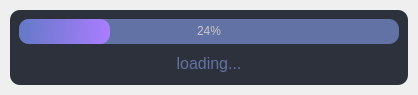
<?xml version="1.0" encoding="UTF-8"?>
<ui version="4.0">
 <class>SplashScreen</class>
 <widget class="QMainWindow" name="SplashScreen">
  <property name="geometry">
   <rect>
    <x>0</x>
    <y>0</y>
    <width>418</width>
    <height>95</height>
   </rect>
  </property>
  <property name="minimumSize">
   <size>
    <width>418</width>
    <height>95</height>
   </size>
  </property>
  <property name="maximumSize">
   <size>
    <width>418</width>
    <height>95</height>
   </size>
  </property>
  <property name="windowTitle">
   <string>MainWindow</string>
  </property>
  <widget class="QWidget" name="centralwidget">
   <layout class="QVBoxLayout" name="verticalLayout">
    <property name="spacing">
     <number>0</number>
    </property>
    <property name="leftMargin">
     <number>10</number>
    </property>
    <property name="topMargin">
     <number>10</number>
    </property>
    <property name="rightMargin">
     <number>10</number>
    </property>
    <property name="bottomMargin">
     <number>10</number>
    </property>
    <item>
     <widget class="QFrame" name="dropShadowFrame">
      <property name="styleSheet">
       <string notr="true">QFrame {	
	background-color:  rgb(44, 49, 60);
	color: rgb(220, 220, 220);
	border-radius: 10px;
}</string>
      </property>
      <property name="frameShape">
       <enum>QFrame::StyledPanel</enum>
      </property>
      <property name="frameShadow">
       <enum>QFrame::Raised</enum>
      </property>
      <layout class="QVBoxLayout" name="verticalLayout_2">
       <item>
        <widget class="QProgressBar" name="progressBar">
         <property name="minimumSize">
          <size>
           <width>0</width>
           <height>25</height>
          </size>
         </property>
         <property name="maximumSize">
          <size>
           <width>16777215</width>
           <height>25</height>
          </size>
         </property>
         <property name="styleSheet">
          <string notr="true">QProgressBar {
	
	background-color: rgb(98, 114, 164);
	color: rgb(200, 200, 200);
	border-style: none;
	border-radius: 10px;
	text-align: center;
}

QProgressBar::chunk{
	border-radius: 10px;
	background-color: qlineargradient(spread:pad, x1:0, y1:0.511364, x2:1, y2:0.523, stop:0 rgba(100, 121, 199, 255), stop:1 rgba(170, 125, 255, 255));
}

</string>
         </property>
         <property name="value">
          <number>24</number>
         </property>
        </widget>
       </item>
       <item>
        <widget class="QLabel" name="label_loading">
         <property name="font">
          <font>
           <family>Segoe UI</family>
           <pointsize>12</pointsize>
          </font>
         </property>
         <property name="styleSheet">
          <string notr="true">color: rgb(98, 114, 164);</string>
         </property>
         <property name="text">
          <string>loading...</string>
         </property>
         <property name="alignment">
          <set>Qt::AlignCenter</set>
         </property>
        </widget>
       </item>
      </layout>
     </widget>
    </item>
   </layout>
  </widget>
 </widget>
 <resources/>
 <connections/>
</ui>
